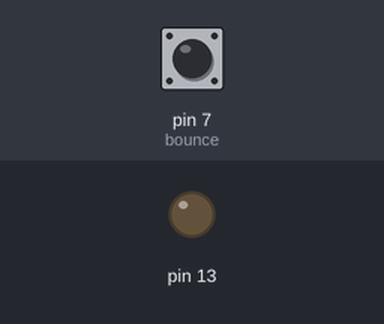
Bench run of a sketch on a simulated Arduino Uno, built with avr-gcc and run on an emulated ATmega328P. On the bench: output pins drawn as LEDs (lit = HIGH). The test bench sets the inputs (shaded band); at power-on: pin 7 (bounce) HIGH.

Above: at 1.2 s.
1.3 s: pin 7 (bounce) pulled LOW for 0.15 s
At 2.4 s:
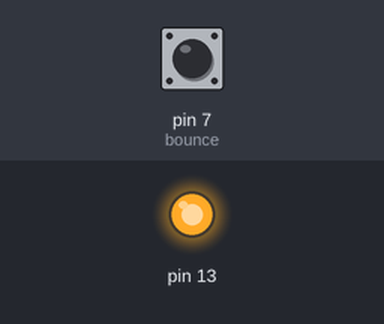
2.9 s: pin 7 (bounce) pulled LOW for 1 s
At 3.6 s:
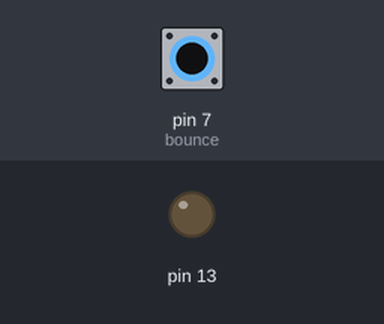
5.4 s: pin 7 (bounce) pulled LOW for 3.2 s
At 6.7 s:
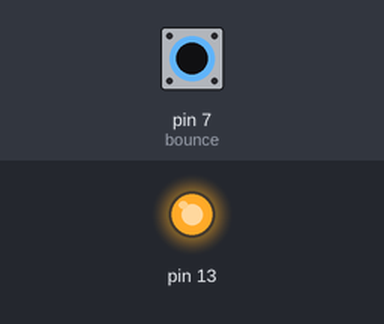
Timing chart, 0 to 8.4 s (numbered marks = the images above; inputs shaded):
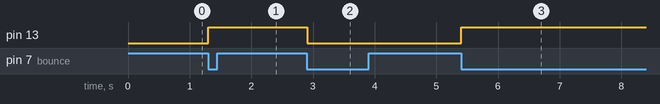

Measured:
- after the input at 1.3 s, pin 13: LOW → HIGH at once
- after the input at 2.9 s, pin 13: HIGH → LOW at once
- after the input at 5.4 s, pin 13: LOW → HIGH at once

The sketch:

bounce_basic.ino
```cpp
#include <Bounce2.h>

// INSTANTIATE A Bounce OBJECT
Bounce bounce = Bounce();
// SET A VARIABLE TO STORE THE LED STATE
int ledState = LOW;

void setup() {
  // 1) IF YOUR INPUT HAS AN INTERNAL PULL-UP
  bounce.attach(7, INPUT_PULLUP);  // USE INTERNAL PULL-UP
  bounce.interval(5);              // interval in ms
  // LED SETUP
  pinMode(13, OUTPUT);
  digitalWrite(13, ledState);
}

void loop() {
  // Update the Bounce instance (YOU MUST DO THIS EVERY LOOP)
  bounce.update();

  // <Bounce>.changed() RETURNS true IF THE STATE CHANGED (FROM HIGH TO LOW OR LOW TO HIGH)
  if (bounce.changed()) {
    int deboucedInput = bounce.read();

    if (deboucedInput == LOW) {
      ledState = !ledState;        // SET ledState TO THE OPPOSITE OF ledState
      digitalWrite(13, ledState);  // WRITE THE NEW ledState
    }
  }
}
```
